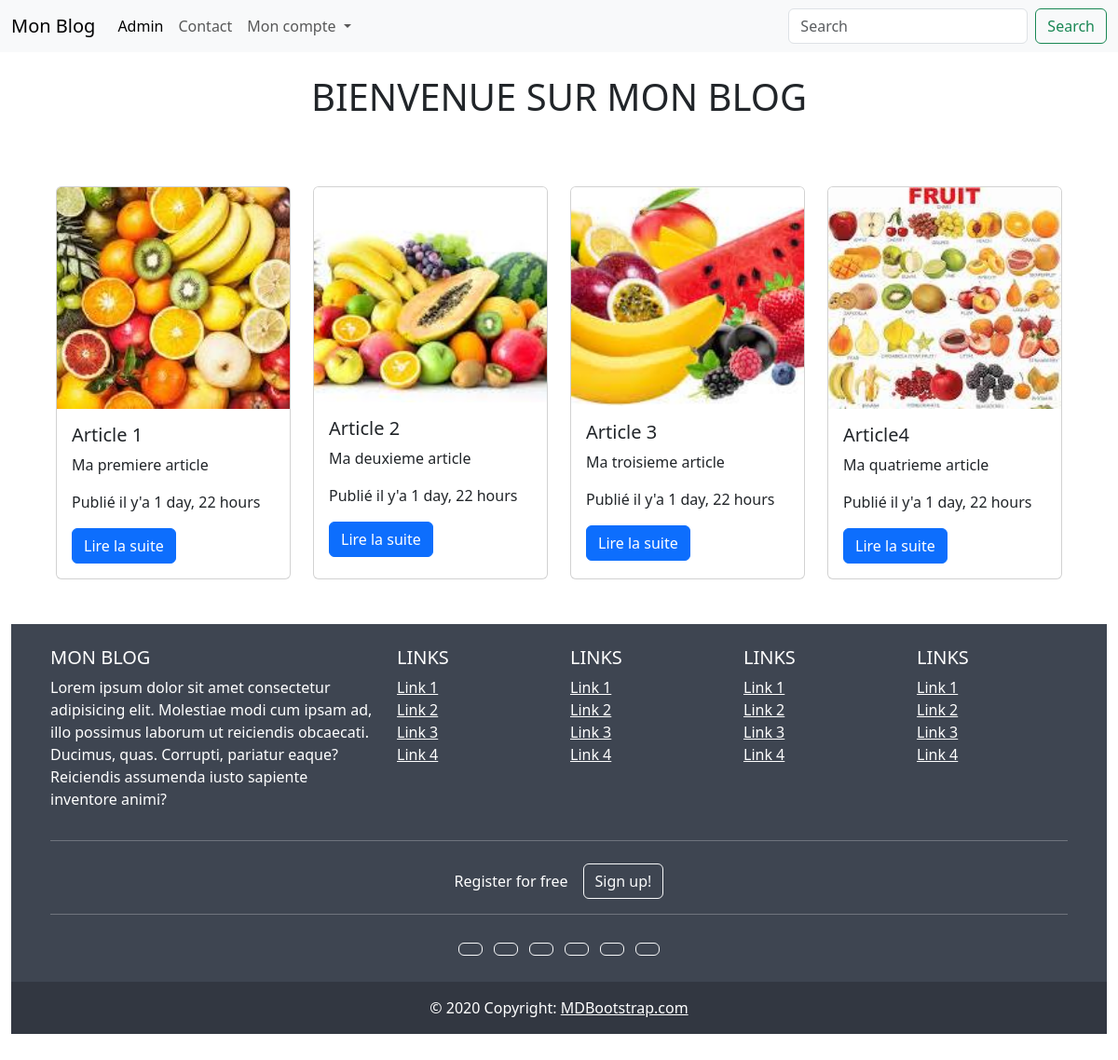
The page / on the database its author committed.
### blog/models.py (models this page shows)
class BlogPost(models.Model):
      title = models.CharField(max_length=100) # Titre de l'article
      author= models.ForeignKey(User, on_delete= models.SET_NULL, null=True)
      category = models.ForeignKey(Category, on_delete= models.SET_NULL, null=True)
      published = models.BooleanField(default=False) # Statut depublication
      date = models.DateField( auto_now_add=True, blank=True, null=True) # Date de publication
      content = models.TextField() # Contenu de l'article
      image = models.ImageField( upload_to="" )

### blog/views.py (the view)
# urls.py: path('', index , name="index"),
def index(request):
    list_articles = BlogPost.objects.all()
    context ={"list_articles":list_articles}
    return render(request ,'index.html',context)

### blog/templates/index.html
{% extends 'base.html' %}
{% block content %}
<h1 class=" m-4 mb-4 text-uppercase text-center">bienvenue sur mon blog </h1>
<div class=" m-5 row row-cols-1 row-cols-md-4 g-4">
      {% for article in list_articles %}
  <div class="col">
    <div class="card h-100" >
      <img src="{{ article.image.url }}" class="card-img-top" alt="fruits">
      <div class="card-body">
        <h5 class="card-title">{{ article.title }}</h5>
        <p class="card-text">{{ article.content | truncatewords:8}}</p>
          <p class="card-text">Publié il y'a {{ article.date | timesince}}</p>
          <div class="card-text ">
      <small class="text-body-secondary">
           <a href="{% url 'detail' article.id %}" class="btn btn-primary">Lire la suite</a>
      </small>
    </div>
      </div>
    </div>
  </div>
  {% endfor %}
</div>
{% endblock %}

### blog/templates/base.html (shortened to what this page needs)
<!doctype html>
<html lang="en">
  <head>
    <link href="https://cdn.jsdelivr.net/npm/bootstrap@5.3.3/dist/css/bootstrap.min.css" rel="stylesheet">
  </head>
  <body>
 {%  include '_nav.html' %}
{% block content %}
{% endblock %}
  {%  include '_footer.html' %}
  </body>
</html>

### blog/templates/_nav.html (shortened to what this page needs)
  <nav class="navbar navbar-expand-lg bg-body-tertiary">
  <div class="container-fluid">
    <a class="navbar-brand" href="/">Mon Blog</a>
    <div class="collapse navbar-collapse" id="navbarSupportedContent">
      <ul class="navbar-nav me-auto mb-2 mb-lg-0">
        <li class="nav-item">
          <a class="nav-link active" aria-current="page" href="/admin">Admin</a>
        </li>
        <li class="nav-item">
          <a class="nav-link" href="#">Contact</a>
        </li>
        <li class="nav-item dropdown">
          <a class="nav-link dropdown-toggle" href="#" role="button" data-bs-toggle="dropdown" aria-expanded="false">
           Mon compte
          </a>
        </li>
      </ul>
      <form class="d-flex" role="search">
        <input class="form-control me-2" type="search" placeholder="Search" aria-label="Search">
        <button class="btn btn-outline-success" type="submit">Search</button>
      </form>
    </div>
  </div>
</nav>

### blog/templates/_footer.html (shortened to what this page needs)
<div class="container-fluid my-5">
  <footer class="text-center text-lg-start text-white" style="background-color: #3e4551">
    <div class="container p-4 pb-0">
      <section class="">
        <div class="row">
          <div class="col-lg-4 col-md-6 mb-4 mb-md-0">
            <h5 class="text-uppercase">Mon blog</h5>
            <p>
              Lorem ipsum dolor sit amet consectetur adipisicing elit.
              Molestiae modi cum ipsam ad, illo possimus laborum ut
              reiciendis obcaecati. Ducimus, quas. Corrupti, pariatur eaque?
              Reiciendis assumenda iusto sapiente inventore animi?
            </p>
          </div>
          <div class="col-lg-2 col-md-6 mb-4 mb-md-0">
            <h5 class="text-uppercase">Links</h5>
            <ul class="list-unstyled mb-0">
              <li>
                <a href="#!" class="text-white">Link 1</a>
              </li>
              <li>
                <a href="#!" class="text-white">Link 2</a>
              </li>
              <li>
                <a href="#!" class="text-white">Link 3</a>
              </li>
              <li>
                <a href="#!" class="text-white">Link 4</a>
              </li>
            </ul>
          </div>
          <div class="col-lg-2 col-md-6 mb-4 mb-md-0">
            <h5 class="text-uppercase">Links</h5>
            <ul class="list-unstyled mb-0">
              <li>
                <a href="#!" class="text-white">Link 1</a>
              </li>
              <li>
                <a href="#!" class="text-white">Link 2</a>
              </li>
              <li>
                <a href="#!" class="text-white">Link 3</a>
              </li>
              <li>
                <a href="#!" class="text-white">Link 4</a>
              </li>
            </ul>
          </div>
          <div class="col-lg-2 col-md-6 mb-4 mb-md-0">
            <h5 class="text-uppercase">Links</h5>
            <ul class="list-unstyled mb-0">
              <li>
                <a href="#!" class="text-white">Link 1</a>
              </li>
              <li>
                <a href="#!" class="text-white">Link 2</a>
              </li>
              <li>
                <a href="#!" class="text-white">Link 3</a>
              </li>
              <li>
                <a href="#!" class="text-white">Link 4</a>
              </li>
            </ul>
          </div>
          <div class="col-lg-2 col-md-6 mb-4 mb-md-0">
            <h5 class="text-uppercase">Links</h5>
            <ul class="list-unstyled mb-0">
              <li>
                <a href="#!" class="text-white">Link 1</a>
              </li>
              <li>
                <a href="#!" class="text-white">Link 2</a>
              </li>
              <li>
                <a href="#!" class="text-white">Link 3</a>
              </li>
              <li>
                <a href="#!" class="text-white">Link 4</a>
              </li>
            </ul>
          </div>
        </div>
      </section>
      <hr class="mb-4" />
      <section class="">
        <p class="d-flex justify-content-center align-items-center">
          <span class="me-3">Register for free</span>
          <button type="button" class="btn btn-outline-light btn-rounded">
            Sign up!
          </button>
        </p>
      </section>
      <hr class="mb-4" />
      <section class="mb-4 text-center">
        <a class="btn btn-outline-light btn-floating m-1" href="#!" role="button"></a>
        <a class="btn btn-outline-light btn-floating m-1" href="#!" role="button"></a>
        <a class="btn btn-outline-light btn-floating m-1" href="#!" role="button"></a>
        <a class="btn btn-outline-light btn-floating m-1" href="#!" role="button"></a>
        <a class="btn btn-outline-light btn-floating m-1" href="#!" role="button"></a>
        <a class="btn btn-outline-light btn-floating m-1" href="#!" role="button"></a>
      </section>
    </div>
    <div class="text-center p-3" style="background-color: rgba(0, 0, 0, 0.2)">
      © 2020 Copyright:
      <a class="text-white" href="https://mdbootstrap.com/">MDBootstrap.com</a>
    </div>
  </footer>
</div>

### rows shown on the page
BlogPost: image (picture), title "Article 1", content "Ma premiere article", date "1 day, 22 hours"
BlogPost: image (picture), title "Article 2", content "Ma deuxieme article", date "1 day, 22 hours"
BlogPost: image (picture), title "Article 3", content "Ma troisieme article", date "1 day, 22 hours"
BlogPost: image (picture), title "Article4", content "Ma quatrieme article", date "1 day, 22 hours"
